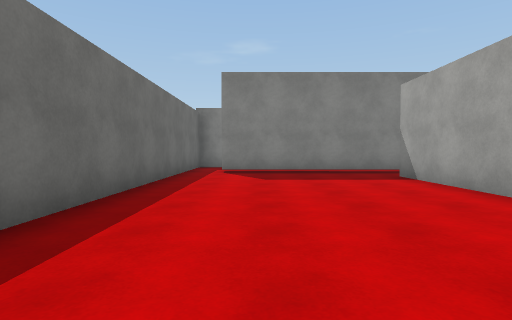
View 1 (above)

17 first-person views from a walk through a 3-D level made in the Unity game engine. The camera is 1.2 m above the floor, tilts 2° down and sees 80° across. The floor is counted in squares, 2 m on a side. Each view is taken from the middle of a square. On the plan, view 1 faces up. The plan holds only what a view shows up to about 9 squares ahead; the rest is blank. The player character is not drawn. Surface patterns are stand-ins for the level's own textures.

View 2
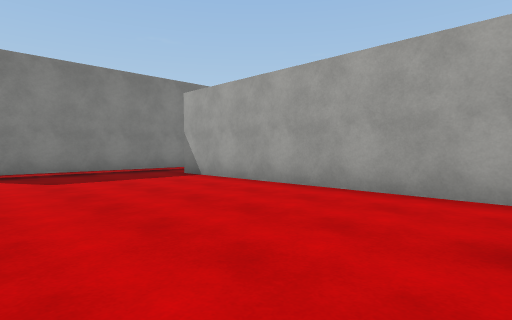

View 3
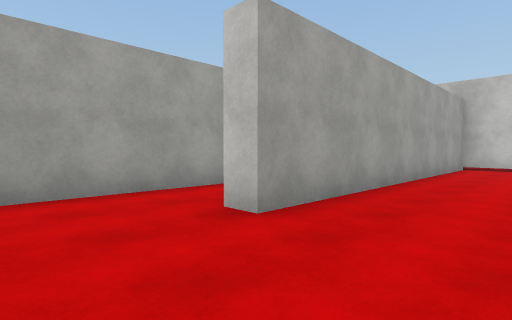

View 4
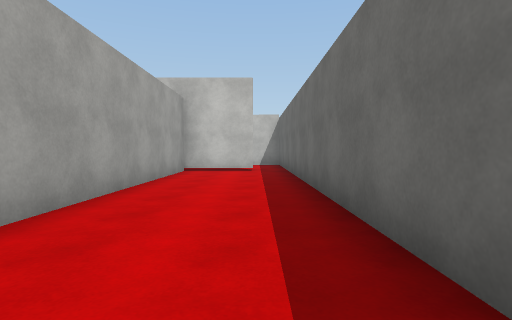

View 5
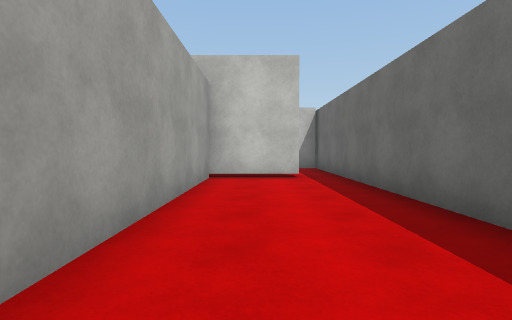

View 6
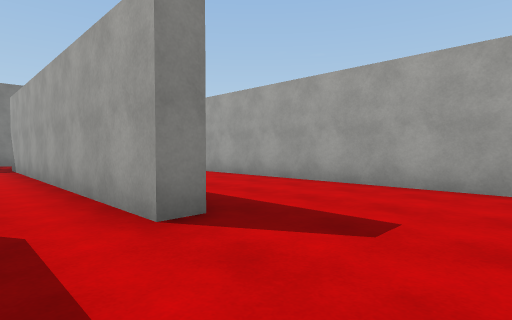

View 7
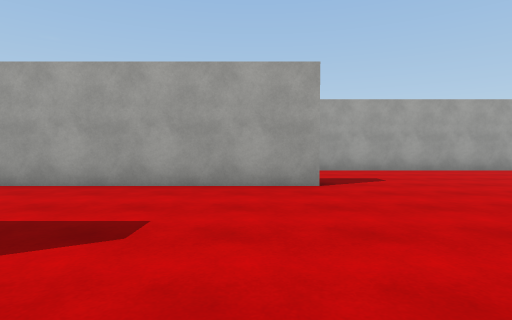

View 8
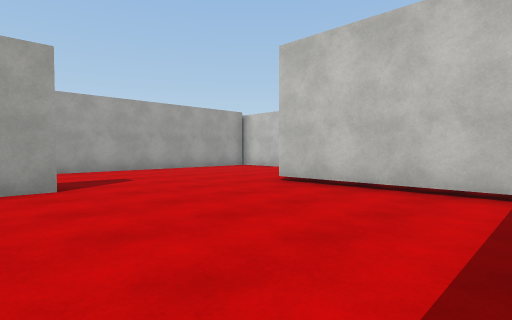

View 9
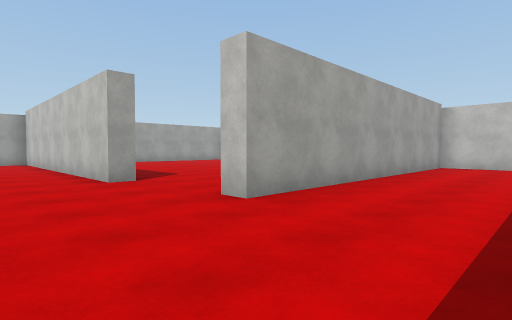

View 10
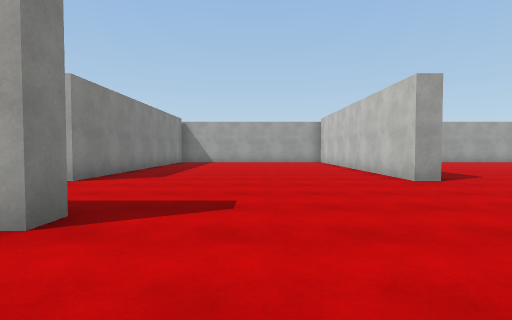

View 11
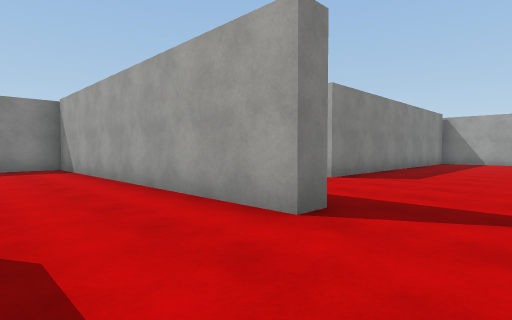

View 12
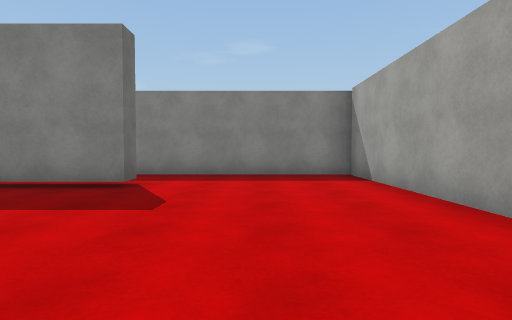

View 13
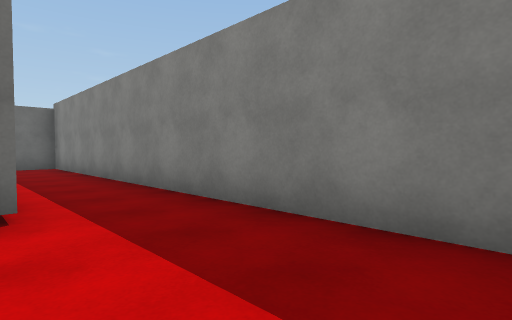

View 14
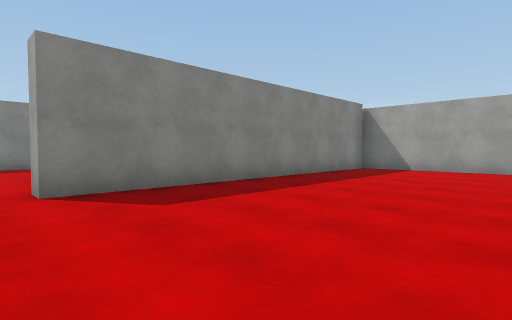

View 15
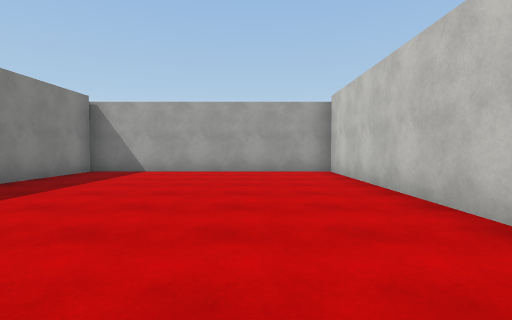

View 16
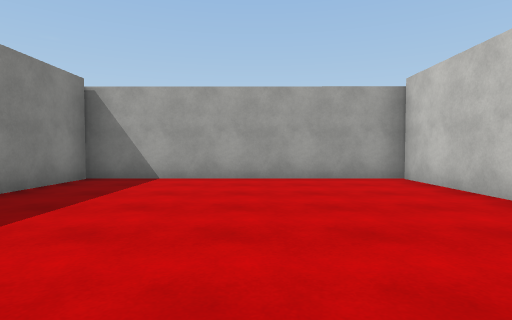

View 17
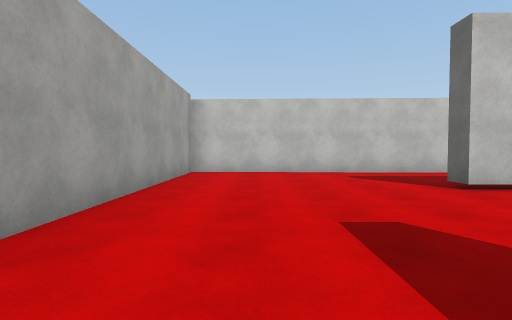

### Floor plan
Key: @ floor where view 1 was taken; # wall or solid block; x gap in a wall; . floor; T thing the floor can be seen under or through.
Columns run from 2 left of view 1 to 23 right of it. Each row starts with its distance up from view 1.
 11 ##############  #
 10 #............#  .
  9 #............#  .
  8 #xTTTTTT.....#  .
  7 #............#  .
  6 #.....#......#  .
  5 #.....# .....#  .
  4 #.....#  ....# .##########
  3 #.....#  #...#...........#
  2 #.....# .#...#...........#
  1  .....#..#...............#
  0  .@...#..#...............#
 -1 #..#..#..#...............#
 -2 #..#.....#...............#
 -3 #..#.....#......##########
 -4 #..#.....#...#....
 -5 #..#.....#...# ....
 -6 #..#.........#  ....
 -7 #..#.........#    ..
 -8 #..#.........#
 -9 #x######.....#
-10 #.     ......#
-11 #      ......#
-12       ########

Where each view was taken, in squares from view 1:
view 1: 0 up, 0 right, facing up
view 2: 0 up, 1 left, facing up-right
view 3: 2 up, 1 left, facing down-right
view 4: 0 up, 1 left, facing down
view 5: 2 down, 0 right, facing down
view 6: 4 down, 2 right, facing up-right
view 7: 4 down, 2 right, facing right
view 8: 4 down, 2 right, facing down-right
view 9: 1 down, 8 right, facing down-right
view 10: 0 up, 8 right, facing right
view 11: 0 up, 8 right, facing up-right
view 12: 3 up, 8 right, facing up
view 13: 8 up, 9 right, facing up-left
view 14: 1 down, 13 right, facing up-right
view 15: 1 down, 14 right, facing right
view 16: 0 up, 16 right, facing right
view 17: 4 down, 9 right, facing down
